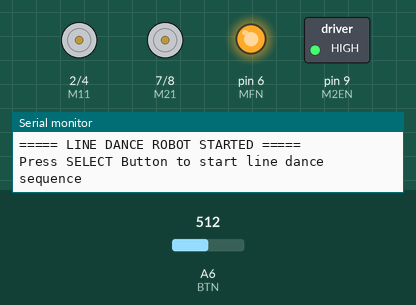
Recording of a sketch running on a simulated Arduino Nano, built with avr-gcc and run on an emulated ATmega328P. Parts: motor-driver pin pairs drawn as motors (green arrow = first pin HIGH = forward, orange = second pin HIGH = backward, longer = more drive), switched loads named in the sketch (green lamp = pin HIGH), output pins drawn as LEDs (lit = HIGH), the last lines printed to the serial monitor. The test bench sets the inputs (shaded band); at power-on: A6 (BTN) = 512.

Above: at 1.2 s.
1.3 s: A6 (BTN) set to 909
2.8 s: A6 (BTN) set to 928
At 4.1 s:
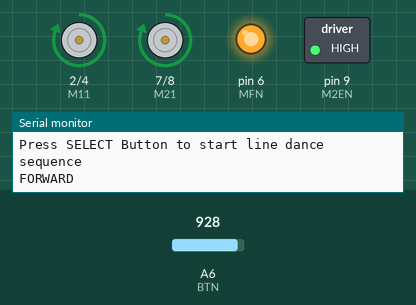
At 6.6 s:
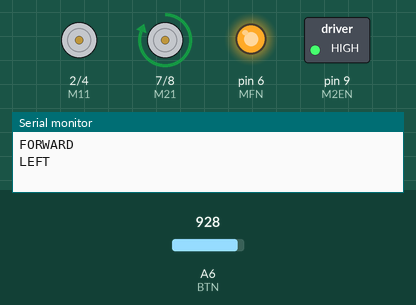
Timing chart, 0 to 21.1 s (numbered marks = the images above; inputs shaded):
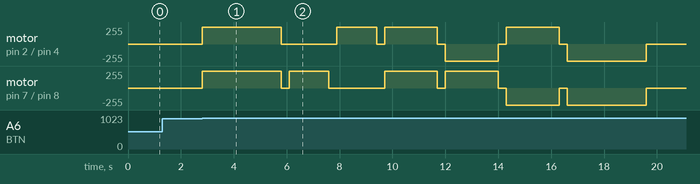

The sketch:

Project_15.ino
```cpp
// ===== Project : Line Dance Robot =====

#define M11  2
#define M12  4
#define MFN  6      // Motor 1 Enable
#define M2EN 9      // Motor 2 Enable
#define M21  7
#define M22  8
#define BTN  A6

// Calibrated Range for SELECT Button (931 - 932)
#define BTN_SELECT_MIN 920
#define BTN_SELECT_MAX 945

void setup()
{
  Serial.begin(9600);

  pinMode(M11, OUTPUT);
  pinMode(M12, OUTPUT);
  pinMode(M21, OUTPUT);
  pinMode(M22, OUTPUT);
  pinMode(MFN, OUTPUT);
  pinMode(M2EN, OUTPUT);
  pinMode(BTN, INPUT);

  digitalWrite(MFN, HIGH);
  digitalWrite(M2EN, HIGH);

  Serial.println("===== LINE DANCE ROBOT STARTED =====");
  Serial.println("Press SELECT Button to start line dance sequence");
}

void forward()
{
  Serial.println("FORWARD");
  digitalWrite(M11, HIGH);
  digitalWrite(M12, LOW);
  digitalWrite(M21, HIGH);
  digitalWrite(M22, LOW);
}

void backward()
{
  Serial.println("BACKWARD");
  digitalWrite(M11, LOW);
  digitalWrite(M12, HIGH);
  digitalWrite(M21, LOW);
  digitalWrite(M22, HIGH);
}

void left()
{
  Serial.println("LEFT");
  digitalWrite(M11, LOW);
  digitalWrite(M12, LOW);
  digitalWrite(M21, HIGH);
  digitalWrite(M22, LOW);
}

void right()
{
  Serial.println("RIGHT");
  digitalWrite(M11, HIGH);
  digitalWrite(M12, LOW);
  digitalWrite(M21, LOW);
  digitalWrite(M22, LOW);
}

void spinLeft()
{
  Serial.println("SPIN LEFT");
  digitalWrite(M11, LOW);
  digitalWrite(M12, HIGH);
  digitalWrite(M21, HIGH);
  digitalWrite(M22, LOW);
}

void spinRight()
{
  Serial.println("SPIN RIGHT");
  digitalWrite(M11, HIGH);
  digitalWrite(M12, LOW);
  digitalWrite(M21, LOW);
  digitalWrite(M22, HIGH);
}

void stopCar()
{
  digitalWrite(M11, LOW);
  digitalWrite(M12, LOW);
  digitalWrite(M21, LOW);
  digitalWrite(M22, LOW);
}

void danceSequence()
{
  forward();
  delay(3000);
  stopCar();
  delay(300);

  left();
  delay(1500);
  stopCar();
  delay(300);

  right();
  delay(1500);
  stopCar();
  delay(300);

  forward();
  delay(2000);
  stopCar();
  delay(300);

  spinLeft();
  delay(2000);
  stopCar();
  delay(300);

  spinRight();
  delay(2000);
  stopCar();
  delay(300);

  backward();
  delay(3000);
  stopCar();

  Serial.println("DANCE COMPLETED");
}

void loop()
{
  int value = analogRead(BTN);

  // SELECT Button (931 - 932) dabane par pura line dance sequence chalega
  if (value >= BTN_SELECT_MIN && value <= BTN_SELECT_MAX) {
    danceSequence();

    // Button release hone ka wait karo (idle < 200)
    while (analogRead(BTN) > 200);
    delay(150);
  }
}
```

Measured:
- the behaviour switches between 919 and 920 on A6 (BTN) (found by bisection; images 0 and 1)
- after the input at 1.3 s, every drawn part: stays the same
